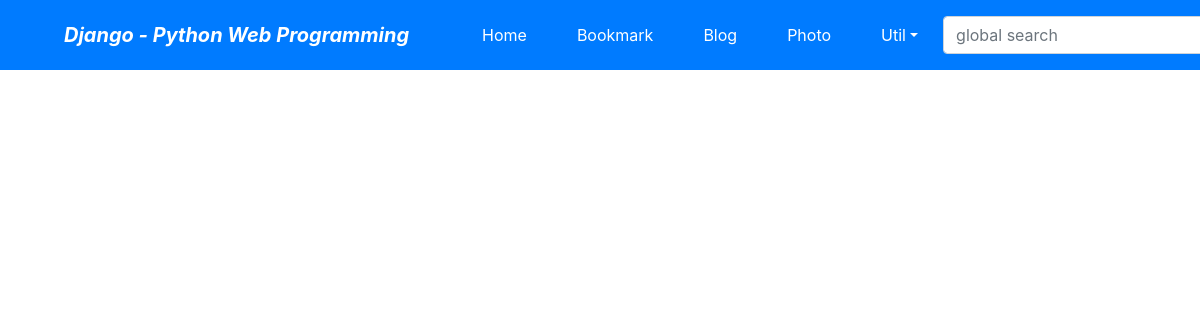
Before: /photo/ with the older database file.
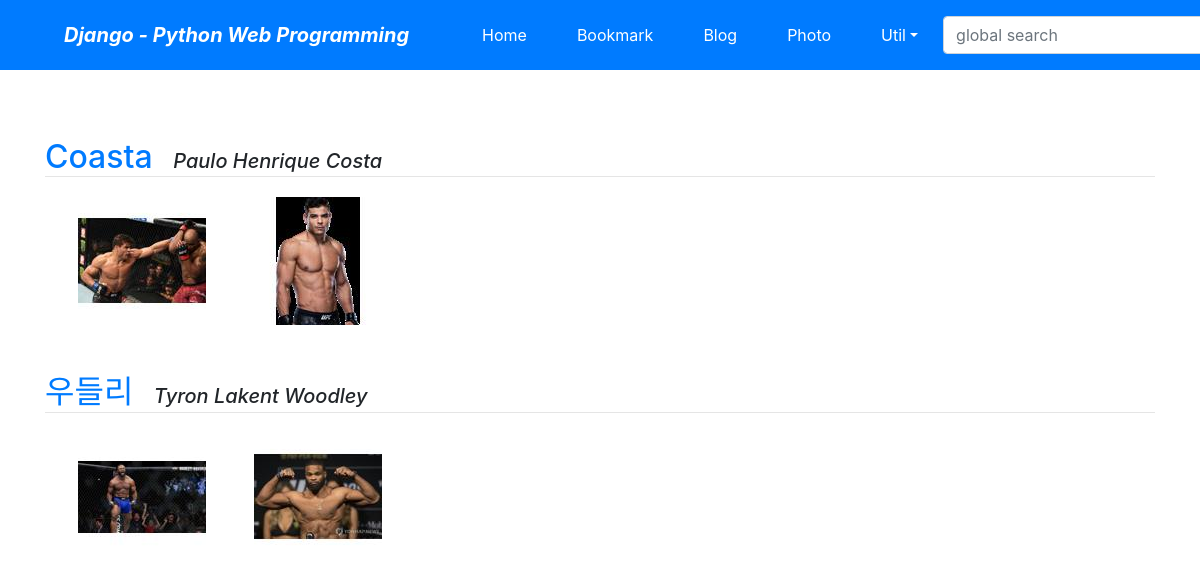
After: the same page with the newer database file.
### photo/models.py (models this page shows, shortened)
class Album(models.Model):
    name = models.CharField('NAME', max_length=30)
    description = models.CharField(
        'One Line Description', max_length=100, blank=True)
    class Meta:
        ordering = ('name',)

class Photo(models.Model):
    album = models.ForeignKey(Album, on_delete=models.CASCADE)
    title = models.CharField('TITLE', max_length=30)
    description = models.TextField('Photo Description', blank=True)
    image = ThumbnailImageField('IMAGE', upload_to='photo/%Y/%m')
    upload_dt = models.DateTimeField('UPLOAD DATE', auto_now_add=True)
    class Meta:
        ordering = ('title',)
    def get_absolute_url(self):
        return reverse('photo:photo_detail', args=(self.id,))

### photo/views.py (the view)
# urls.py: path('', views.AlbumLV.as_view(), name='index'),
class AlbumLV(ListView):
    model = Album

### photo/fields.py (called while the page is built)
    def _add_thumb(self, s):
        parts = s.split('.')  # list = str.split() : 문자열 => 리스트, 공백시 스페이스 기준
        parts.insert(-1, 'thumb')
        if parts[-1].lower() not in ('jpeg', 'jpg'):
            parts[-1] = 'jpg'
        return '.'.join(parts)  # ” “.join( list ) : 리스트에서 문자열으로

    @property
    def thumb_url(self):
        return self._add_thumb(self.url)

### photo/templates/photo/album_list.html (shortened to what this page needs)
{% extends 'base.html' %}
{% block content %}
    {% for item in object_list%}
    <div class="mt-5">
        <a class="h2" href="{% url 'photo:album_detail' item.id %}">
        {{ item.name }}</a>&emsp;
        <span class="font-italic h5">{{ item.description }}</span>
    </div>
    <hr style="margin: 0 0 20px 0;">
    <div class="row">
        {% for photo in item.photo_set.all|slice:":5" %}
        <div class="ml-5">
            <div class="thumbnail">
                <a href="{{ photo.get_absolute_url }}">
                    <img src="{{ photo.image.thumb_url }}" style="width: 100%;">
                </a>
            </div>
        </div>
        {% endfor %}
    </div>
    {% endfor %}
{% endblock  %}

### templates/base.html (shortened to what this page needs)
<!DOCTYPE html>
<html lang="ko">
    <head>
        <link
            rel="stylesheet"
            href="https://stackpath.bootstrapcdn.com/bootstrap/4.5.0/css/bootstrap.min.css"/>
    </head>
    <body style="padding-top: 90px;">
        <nav class="navbar navbar-expand-lg navbar-dark bg-primary fixed-top">
            <span class="navbar-brand mx-5 mb-0 font-weight-bold font-italic">Django - Python Web Programming</span >
            <div class="collapse navbar-collapse" id="navbarSupportedContent">
                <ul class="navbar-nav mr-auto">
                    <li class="nav-item mx-1 btn btn-primary">
                        <a class="nav-link text-white" href="{% url 'home' %}">Home</a>
                    </li>
                    <li class="nav-item mx-1 btn btn-primary">
                        <a class="nav-link text-white" href="{% url 'bookmark:index' %}">Bookmark</a >
                    </li>
                    <li class="nav-item mx-1 btn btn-primary">
                        <a class="nav-link text-white" href="{% url 'blog:index' %}">Blog</a >
                    </li>
                    <li class="nav-item mx-1 btn btn-primary">
                        <a class="nav-link text-white" href="{% url 'photo:index' %}">Photo</a >
                    </li>
                    <li class="nav-item dropdown mx-1 btn btn-primary">
                        <a class="nav-link dropdown-toggle text-white" href="#" data-toggle="dropdown">Util</a >
                    </li>
                </ul>
                <form class="form-inline my-2" action="" method="post">
                    <input
                        class="form-control mr-sm-2"
                        type="search"
                        placeholder="global search"
                        name="search_word"/>
                </form>
            </div>
        </nav>
        <div class="container">
            {% block content %}{% endblock %}
        </div>
    </body>
</html>

Changed rows visible on the page:
added Album: name "Coasta", description "Paulo Henrique Costa"
added Photo: shows a picture, shown under "Coasta"
added Photo: shows a picture, shown under "Coasta"
added Album: name "우들리", description "Tyron Lakent Woodley"
added Photo: shows a picture, shown under "우들리"
added Photo: shows a picture, shown under "우들리"
